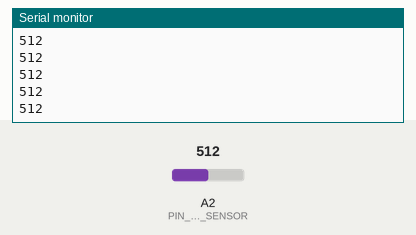
The sketch below on a simulated Arduino Uno, built with avr-gcc and run on an emulated ATmega328P. On the bench: the last lines printed to the serial monitor. The inputs (shaded band) are chosen by the test bench; at power-on: A2 (PIN_PHOTO_SENSOR) = 512.

Above: at 1.2 s.
1.3 s: A2 (PIN_PHOTO_SENSOR) set to 716
At 1.8 s:
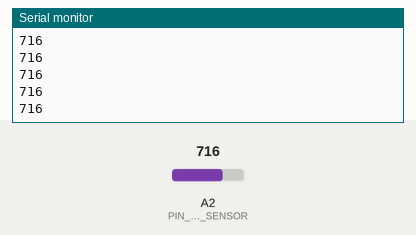
2.8 s: A2 (PIN_PHOTO_SENSOR) set to 900
At 3.8 s:
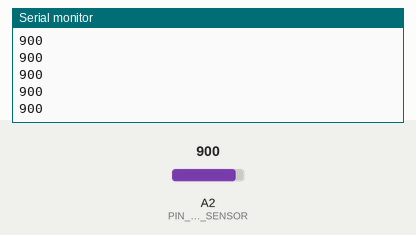
Timing chart, 0 to 5.8 s (numbered marks = the images above; inputs shaded):
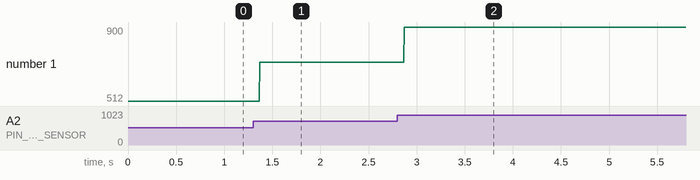

The sketch:

22.ino
```cpp
#define PIN_LED 1
#define PIN_PHOTO_SENSOR A2
void setup() {
  Serial.begin (9600);
  pinMode(PIN_LED, OUTPUT);


}

void loop() {
  int val=analogRead (PIN_PHOTO_SENSOR);
  Serial.println(val);
  if (val < 5){
    digitalWrite (PIN_LED, LOW);

  } else {
    digitalWrite(PIN_LED, HIGH);
  }

}
```

Measured:
- after the input at 1.3 s, the serial monitor: prints a new line after 0.07 s (image 1)
- after the input at 2.8 s, the serial monitor: prints a new line after 0.07 s (image 2)
- plotted number 1: 512 → 716 after the input at 1.3 s, 716 → 900 after the input at 2.8 s
